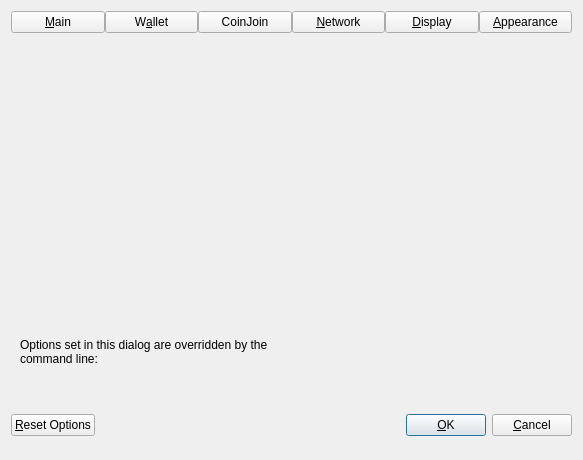
<?xml version="1.0" encoding="UTF-8"?>
<ui version="4.0">
 <class>OptionsDialog</class>
 <widget class="QDialog" name="OptionsDialog">
  <property name="geometry">
   <rect>
    <x>0</x>
    <y>0</y>
    <width>583</width>
    <height>420</height>
   </rect>
  </property>
  <property name="sizePolicy">
   <sizepolicy hsizetype="Fixed" vsizetype="Fixed">
    <horstretch>0</horstretch>
    <verstretch>0</verstretch>
   </sizepolicy>
  </property>
  <property name="windowTitle">
   <string>Options</string>
  </property>
  <property name="modal">
   <bool>true</bool>
  </property>
  <layout class="QVBoxLayout" name="verticalLayout">
   <item>
    <layout class="QHBoxLayout" name="horizontalLayout_Buttons_2">
     <property name="spacing">
      <number>0</number>
     </property>
     <property name="topMargin">
      <number>0</number>
     </property>
     <item>
      <widget class="QPushButton" name="btnMain">
       <property name="text">
        <string>&amp;Main</string>
       </property>
       <property name="checkable">
        <bool>true</bool>
       </property>
      </widget>
     </item>
     <item>
      <widget class="QPushButton" name="btnWallet">
       <property name="text">
        <string>W&amp;allet</string>
       </property>
       <property name="checkable">
        <bool>true</bool>
       </property>
      </widget>
     </item>
     <item>
      <widget class="QPushButton" name="btnCoinJoin">
       <property name="text">
        <string notr="true">CoinJoin</string>
       </property>
       <property name="checkable">
        <bool>true</bool>
       </property>
      </widget>
     </item>
     <item>
      <widget class="QPushButton" name="btnNetwork">
       <property name="text">
        <string>&amp;Network</string>
       </property>
       <property name="checkable">
        <bool>true</bool>
       </property>
      </widget>
     </item>
     <item>
      <widget class="QPushButton" name="btnDisplay">
       <property name="text">
        <string>&amp;Display</string>
       </property>
       <property name="checkable">
        <bool>true</bool>
       </property>
      </widget>
     </item>
     <item>
      <widget class="QPushButton" name="btnAppearance">
       <property name="text">
        <string>&amp;Appearance</string>
       </property>
       <property name="checkable">
        <bool>true</bool>
       </property>
      </widget>
     </item>
    </layout>
   </item>
   <item>
    <widget class="QStackedWidget" name="stackedWidgetOptions">
     <property name="minimumSize">
      <size>
       <width>0</width>
       <height>0</height>
      </size>
     </property>
     <property name="currentIndex">
      <number>5</number>
     </property>
     <widget class="QWidget" name="pageMain">
      <layout class="QVBoxLayout" name="verticalLayout_Main">
       <item>
        <widget class="QCheckBox" name="bitcoinAtStartup">
         <property name="toolTip">
          <string>Automatically start %1 after logging in to the system.</string>
         </property>
         <property name="text">
          <string>&amp;Start %1 on system login</string>
         </property>
        </widget>
       </item>
       <item>
        <spacer name="horizontalSpacer_0_Main">
         <property name="orientation">
          <enum>Qt::Horizontal</enum>
         </property>
         <property name="sizeHint" stdset="0">
          <size>
           <width>40</width>
           <height>5</height>
          </size>
         </property>
        </spacer>
       </item>
       <item>
        <widget class="QCheckBox" name="showTrayIcon">
         <property name="toolTip">
          <string>Show the icon in the system tray.</string>
         </property>
         <property name="text">
          <string>&amp;Show tray icon</string>
         </property>
         <property name="checked">
          <bool>true</bool>
         </property>
        </widget>
       </item>
       <item>
        <widget class="QCheckBox" name="minimizeToTray">
         <property name="toolTip">
          <string>Show only a tray icon after minimizing the window.</string>
         </property>
         <property name="text">
          <string>&amp;Minimize to the tray instead of the taskbar</string>
         </property>
        </widget>
       </item>
       <item>
        <widget class="QCheckBox" name="minimizeOnClose">
         <property name="toolTip">
          <string>Minimize instead of exit the application when the window is closed. When this option is enabled, the application will be closed only after selecting Exit in the menu.</string>
         </property>
         <property name="text">
          <string>M&amp;inimize on close</string>
         </property>
        </widget>
       </item>
       <item>
        <layout class="QHBoxLayout" name="horizontalLayout_Main_Prune">
         <item>
          <widget class="QCheckBox" name="prune">
           <property name="toolTip">
            <string>Enabling pruning significantly reduces the disk space required to store transactions. All blocks are still fully validated. Reverting this setting requires re-downloading the entire blockchain.</string>
           </property>
           <property name="text">
            <string>Prune &amp;block storage to</string>
           </property>
          </widget>
         </item>
         <item>
          <widget class="QSpinBox" name="pruneSize"/>
         </item>
         <item>
          <widget class="QLabel" name="pruneSizeUnitLabel">
           <property name="text">
            <string>GB</string>
           </property>
           <property name="textFormat">
            <enum>Qt::PlainText</enum>
           </property>
          </widget>
         </item>
         <item>
          <spacer name="horizontalSpacer_Main_Prune">
           <property name="orientation">
            <enum>Qt::Horizontal</enum>
           </property>
           <property name="sizeHint" stdset="0">
            <size>
             <width>40</width>
             <height>20</height>
            </size>
           </property>
          </spacer>
         </item>
        </layout>
       </item>
       <item>
        <widget class="QLabel" name="pruneWarning">
         <property name="text">
          <string>Reverting this setting requires re-downloading the entire blockchain.</string>
         </property>
         <property name="textFormat">
          <enum>Qt::PlainText</enum>
         </property>
        </widget>
       </item>
       <item>
        <layout class="QHBoxLayout" name="horizontalLayout_2_Main">
         <item>
          <widget class="QLabel" name="databaseCacheLabel">
           <property name="toolTip">
            <string extracomment="Tooltip text for Options window setting that sets the size of the database cache. Explains the corresponding effects of increasing/decreasing this value.">Maximum database cache size. A larger cache can contribute to faster sync, after which the benefit is less pronounced for most use cases. Lowering the cache size will reduce memory usage. Unused mempool memory is shared for this cache.</string>
           </property>
           <property name="text">
            <string>Size of &amp;database cache</string>
           </property>
           <property name="textFormat">
            <enum>Qt::PlainText</enum>
           </property>
           <property name="buddy">
            <cstring>databaseCache</cstring>
           </property>
          </widget>
         </item>
         <item>
          <widget class="QSpinBox" name="databaseCache"/>
         </item>
         <item>
          <widget class="QLabel" name="databaseCacheUnitLabel">
           <property name="text">
            <string>MiB</string>
           </property>
           <property name="textFormat">
            <enum>Qt::PlainText</enum>
           </property>
          </widget>
         </item>
         <item>
          <spacer name="horizontalSpacer_2_Main">
           <property name="orientation">
            <enum>Qt::Horizontal</enum>
           </property>
           <property name="sizeHint" stdset="0">
            <size>
             <width>40</width>
             <height>20</height>
            </size>
           </property>
          </spacer>
         </item>
        </layout>
       </item>
       <item>
        <layout class="QHBoxLayout" name="horizontalLayout_Main_VerifyLabel">
         <item>
          <widget class="QLabel" name="threadsScriptVerifLabel">
           <property name="toolTip">
            <string extracomment="Tooltip text for Options window setting that sets the number of script verification threads. Explains that negative values mean to leave these many cores free to the system.">Set the number of script verification threads. Negative values correspond to the number of cores you want to leave free to the system.</string>
           </property>
           <property name="text">
            <string>Number of script &amp;verification threads</string>
           </property>
           <property name="textFormat">
            <enum>Qt::PlainText</enum>
           </property>
           <property name="buddy">
            <cstring>threadsScriptVerif</cstring>
           </property>
          </widget>
         </item>
         <item>
          <widget class="QSpinBox" name="threadsScriptVerif">
           <property name="toolTip">
            <string>(0 = auto, &lt;0 = leave that many cores free)</string>
           </property>
          </widget>
         </item>
         <item>
          <spacer name="horizontalSpacer_Main_Threads">
           <property name="orientation">
            <enum>Qt::Horizontal</enum>
           </property>
           <property name="sizeHint" stdset="0">
            <size>
             <width>40</width>
             <height>40</height>
            </size>
           </property>
          </spacer>
         </item>
        </layout>
       </item>
       <item>
        <widget class="QCheckBox" name="enableServer">
         <property name="toolTip">
          <string extracomment="Tooltip text for Options window setting that enables the RPC server.">This allows you or a third party tool to communicate with the node through command-line and JSON-RPC commands.</string>
         </property>
         <property name="text">
          <string extracomment="An Options window setting to enable the RPC server.">Enable R&amp;PC server</string>
         </property>
        </widget>
       </item>
       <item>
        <spacer name="verticalSpacer_Main">
         <property name="orientation">
          <enum>Qt::Vertical</enum>
         </property>
         <property name="sizeHint" stdset="0">
          <size>
           <width>20</width>
           <height>40</height>
          </size>
         </property>
        </spacer>
       </item>
      </layout>
     </widget>
     <widget class="QWidget" name="pageWallet">
      <layout class="QVBoxLayout" name="verticalLayout_Wallet">
       <item>
        <layout class="QVBoxLayout" name="verticalLayout_2">
         <item>
          <widget class="QCheckBox" name="subFeeFromAmount">
           <property name="toolTip">
            <string extracomment="Tooltip text for Options window setting that sets subtracting the fee from a sending amount as default.">Whether to set subtract fee from amount as default or not.</string>
           </property>
           <property name="text">
            <string extracomment="An Options window setting to set subtracting the fee from a sending amount as default.">Subtract &amp;fee from amount by default</string>
           </property>
          </widget>
         </item>
         <item>
          <widget class="QCheckBox" name="coinControlFeatures">
           <property name="toolTip">
            <string>Whether to show coin control features or not.</string>
           </property>
           <property name="text">
            <string>Enable coin &amp;control features</string>
           </property>
          </widget>
         </item>
         <item>
          <widget class="QCheckBox" name="m_enable_psbt_controls">
           <property name="text">
            <string extracomment="An options window setting to enable PSBT controls.">Enable &amp;PSBT controls</string>
           </property>
           <property name="toolTip">
            <string extracomment="Tooltip text for options window setting that enables PSBT controls.">Whether to show PSBT controls.</string>
           </property>
          </widget>
         </item>
         <item>
          <widget class="QCheckBox" name="keepChangeAddress">
           <property name="toolTip">
            <string>Whether to keep the specified custom change address or not.</string>
           </property>
           <property name="text">
            <string>Keep custom change &amp;address</string>
           </property>
          </widget>
         </item>
         <item>
          <widget class="QCheckBox" name="spendZeroConfChange">
           <property name="toolTip">
            <string>If you disable the spending of unconfirmed change, the change from a transaction&lt;br/&gt;cannot be used until that transaction has at least one confirmation.&lt;br/&gt;This also affects how your balance is computed.</string>
           </property>
           <property name="text">
            <string>&amp;Spend unconfirmed change</string>
           </property>
          </widget>
         </item>
         <item>
          <widget class="QCheckBox" name="coinJoinEnabled">
           <property name="toolTip">
            <string>Show mixing interface on Overview screen and reveal an additional screen which allows to spend fully mixed coins only.&lt;br/&gt;A new tab with more settings will also appear in this dialog, please make sure to check them before mixing your coins.</string>
           </property>
           <property name="text">
            <string notr="true">Enable CoinJoin features</string>
           </property>
          </widget>
         </item>
         <item>
          <widget class="QCheckBox" name="dustProtection">
           <property name="toolTip">
            <string>Automatically lock small incoming transactions from external sources that may be dust attacks. Locked UTXOs will be excluded from coin selection.</string>
           </property>
           <property name="text">
            <string>Enable &amp;dust attack protection</string>
           </property>
          </widget>
         </item>
         <item>
          <layout class="QHBoxLayout" name="horizontalLayoutDustThreshold">
           <item>
            <widget class="QLabel" name="dustThresholdLabel">
             <property name="text">
              <string>Dust threshold:</string>
             </property>
            </widget>
           </item>
           <item>
            <widget class="QSpinBox" name="dustProtectionThreshold">
             <property name="toolTip">
              <string>Transactions with outputs at or below this amount will be considered dust when received from external sources.</string>
             </property>
             <property name="minimum">
              <number>1</number>
             </property>
             <property name="maximum">
              <number>1000000</number>
             </property>
             <property name="value">
              <number>10000</number>
             </property>
            </widget>
           </item>
           <item>
            <widget class="QLabel" name="dustProtectionThresholdUnitLabel">
             <property name="text">
              <string>unit</string>
             </property>
             <property name="textFormat">
              <enum>Qt::PlainText</enum>
             </property>
            </widget>
           </item>
           <item>
            <spacer name="horizontalSpacerDustThreshold">
             <property name="orientation">
              <enum>Qt::Horizontal</enum>
             </property>
             <property name="sizeHint" stdset="0">
              <size>
               <width>40</width>
               <height>20</height>
              </size>
             </property>
            </spacer>
           </item>
          </layout>
         </item>
        </layout>
       </item>
       <item>
        <widget class="QGroupBox" name="groupBoxHww">
         <property name="title">
          <string>External Signer (e.g. hardware wallet)</string>
         </property>
         <layout class="QVBoxLayout" name="verticalLayoutHww">
           <item>
            <layout class="QHBoxLayout" name="horizontalLayoutHww">
             <item>
              <widget class="QLabel" name="externalSignerPathLabel">
               <property name="text">
                <string>&amp;External signer script path</string>
               </property>
               <property name="buddy">
                <cstring>externalSignerPath</cstring>
               </property>
              </widget>
             </item>
             <item>
              <widget class="QLineEdit" name="externalSignerPath">
                <property name="toolTip">
                  <string>Full path to a %1 compatible script (e.g. C:\Downloads\hwi.exe or /Users/you/Downloads/hwi.py). Beware: malware can steal your coins!</string>
                </property>
              </widget>
             </item>
            </layout>
           </item>
         </layout>
        </widget>
       </item>
       <item>
        <spacer name="verticalSpacer_Wallet">
         <property name="orientation">
          <enum>Qt::Vertical</enum>
         </property>
         <property name="sizeHint" stdset="0">
          <size>
           <width>20</width>
           <height>40</height>
          </size>
         </property>
        </spacer>
       </item>
      </layout>
     </widget>
     <widget class="QWidget" name="pageCoinJoin">
      <layout class="QVBoxLayout" name="verticalLayout_4">
       <item>
        <widget class="QCheckBox" name="showAdvancedCJUI">
         <property name="toolTip">
          <string>Show additional information and buttons on overview screen.</string>
         </property>
         <property name="text">
          <string>Enable advanced interface</string>
         </property>
        </widget>
       </item>
       <item>
        <widget class="QCheckBox" name="showCoinJoinPopups">
         <property name="toolTip">
          <string>Show system popups for mixing transactions&lt;br/&gt;just like for all other transaction types.</string>
         </property>
         <property name="text">
          <string>Show popups for mixing transactions</string>
         </property>
        </widget>
       </item>
       <item>
        <widget class="QCheckBox" name="lowKeysWarning">
         <property name="toolTip">
          <string>Show warning dialog when the wallet has very low number of keys left.</string>
         </property>
         <property name="text">
          <string>Warn if the wallet is running out of keys</string>
         </property>
        </widget>
       </item>
       <item>
        <widget class="QCheckBox" name="coinJoinMultiSession">
         <property name="toolTip">
          <string>Whether to use experimental mode with multiple mixing sessions per block.&lt;br/&gt;Note: You must use this feature carefully.&lt;br/&gt;Make sure you always have recent wallet (auto)backup in a safe place!</string>
         </property>
         <property name="text">
          <string>Enable &amp;multi-session</string>
         </property>
        </widget>
       </item>
       <item>
        <layout class="QGridLayout">
         <item row="0" column="0">
          <widget class="QLabel" name="lblCoinJoinSessionsText">
           <property name="toolTip">
            <string>Use this many separate masternodes in parallel to mix funds.&lt;br/&gt;Note: You must use this feature carefully.&lt;br/&gt;Make sure you always have recent wallet (auto)backup in a safe place!</string>
           </property>
           <property name="text">
            <string>Parallel sessions</string>
           </property>
          </widget>
         </item>
         <item row="0" column="1">
          <widget class="QSpinBox" name="coinJoinSessions">
           <property name="minimum">
            <number>1</number>
           </property>
           <property name="maximum">
            <number>10</number>
           </property>
           <property name="value">
            <number>4</number>
           </property>
          </widget>
         </item>
         <item row="1" column="0">
          <widget class="QLabel" name="lblCoinJoinRoundsText">
           <property name="toolTip">
            <string>This setting determines the amount of individual masternodes that an input will be mixed through.&lt;br/&gt;More rounds of mixing gives a higher degree of privacy, but also costs more in fees.</string>
           </property>
           <property name="text">
            <string>Mixing rounds</string>
           </property>
          </widget>
         </item>
         <item row="1" column="1">
          <widget class="QSpinBox" name="coinJoinRounds">
           <property name="minimum">
            <number>2</number>
           </property>
           <property name="maximum">
            <number>16</number>
           </property>
           <property name="value">
            <number>4</number>
           </property>
          </widget>
         </item>
         <item row="2" column="0">
          <widget class="QLabel" name="lblCoinJoinAmountText">
           <property name="toolTip">
            <string>This amount acts as a threshold to turn off mixing once it's reached.</string>
           </property>
           <property name="statusTip">
            <string notr="true"/>
           </property>
           <property name="whatsThis">
            <string notr="true"/>
           </property>
           <property name="accessibleName">
            <string notr="true"/>
           </property>
           <property name="accessibleDescription">
            <string notr="true"/>
           </property>
           <property name="text">
            <string>Target balance</string>
           </property>
          </widget>
         </item>
         <item row="2" column="1">
          <widget class="QSpinBox" name="coinJoinAmount">
           <property name="minimum">
            <number>2</number>
           </property>
           <property name="maximum">
            <number>21000000</number>
           </property>
           <property name="singleStep">
            <number>10</number>
           </property>
           <property name="value">
            <number>1000</number>
           </property>
          </widget>
         </item>
         <item row="3" column="0">
          <widget class="QLabel" name="lblCoinJoinDenoms">
           <property name="toolTip">
            <string>How many inputs of each denominated amount are created.&lt;br/&gt;Lower these numbers if you want fewer smaller denominations.</string>
           </property>
           <property name="text">
            <string>Inputs per denomination</string>
           </property>
          </widget>
         </item>
         <item row="3" column="1">
          <layout class="QHBoxLayout">
           <item>
            <layout class="QVBoxLayout">
             <item>
              <widget class="QLabel" name="lblCoinJoinDenomsTarget">
               <property name="toolTip">
                <string>Try to create at least this many inputs for each denominated amount.&lt;br/&gt;Lower this number if you want fewer smaller denominations.</string>
               </property>
               <property name="text">
                <string>Target</string>
               </property>
              </widget>
             </item>
             <item>
              <widget class="QSpinBox" name="coinJoinDenomsGoal">
               <property name="minimum">
                <number>10</number>
               </property>
               <property name="maximum">
                <number>100000</number>
               </property>
               <property name="singleStep">
                <number>10</number>
               </property>
               <property name="value">
                <number>50</number>
               </property>
              </widget>
             </item>
            </layout>
           </item>
           <item>
            <layout class="QVBoxLayout">
             <item>
              <widget class="QLabel" name="lblCoinJoinDenomsMaximum">
               <property name="toolTip">
                <string>Create up to this many inputs for each denominated amount.&lt;br/&gt;Lower this number if you want fewer smaller denominations.</string>
               </property>
               <property name="text">
                <string>Maximum</string>
               </property>
              </widget>
             </item>
             <item>
              <widget class="QSpinBox" name="coinJoinDenomsHardCap">
               <property name="minimum">
                <number>10</number>
               </property>
               <property name="maximum">
                <number>100000</number>
               </property>
               <property name="singleStep">
                <number>10</number>
               </property>
               <property name="value">
                <number>300</number>
               </property>
              </widget>
             </item>
            </layout>
           </item>
          </layout>
         </item>
        </layout>
       </item>
       <item>
        <spacer name="verticalSpacerPS">
         <property name="orientation">
          <enum>Qt::Vertical</enum>
         </property>
         <property name="sizeHint" stdset="0">
          <size>
           <width>20</width>
           <height>40</height>
          </size>
         </property>
        </spacer>
       </item>
      </layout>
     </widget>
     <widget class="QWidget" name="pageNetwork">
      <layout class="QVBoxLayout" name="verticalLayout_Network">
       <item>
        <widget class="QCheckBox" name="mapPortUpnp">
         <property name="toolTip">
          <string>Automatically open the Cosanta Core client port on the router. This only works when your router supports UPnP and it is enabled.</string>
         </property>
         <property name="text">
          <string>Map port using &amp;UPnP</string>
         </property>
        </widget>
       </item>
       <item>
        <widget class="QCheckBox" name="mapPortNatpmp">
         <property name="toolTip">
          <string>Automatically open the Cosanta Core client port on the router. This only works when your router supports NAT-PMP and it is enabled. The external port could be random.</string>
         </property>
         <property name="text">
          <string>Map port using NA&amp;T-PMP</string>
         </property>
        </widget>
       </item>
       <item>
        <widget class="QCheckBox" name="allowIncoming">
         <property name="toolTip">
          <string>Accept connections from outside.</string>
         </property>
         <property name="text">
          <string>Allow incomin&amp;g connections</string>
         </property>
        </widget>
       </item>
       <item>
        <widget class="QCheckBox" name="connectSocks">
         <property name="toolTip">
          <string>Connect to the Cosanta network through a SOCKS5 proxy.</string>
         </property>
         <property name="text">
          <string>&amp;Connect through SOCKS5 proxy (default proxy):</string>
         </property>
        </widget>
       </item>
       <item>
        <layout class="QHBoxLayout" name="horizontalLayout_1_Network">
         <item>
          <widget class="QLabel" name="proxyIpLabel">
           <property name="text">
            <string>Proxy &amp;IP:</string>
           </property>
           <property name="textFormat">
            <enum>Qt::PlainText</enum>
           </property>
           <property name="buddy">
            <cstring>proxyIp</cstring>
           </property>
          </widget>
         </item>
         <item>
          <widget class="QValidatedLineEdit" name="proxyIp">
           <property name="minimumSize">
            <size>
             <width>140</width>
             <height>0</height>
            </size>
           </property>
           <property name="maximumSize">
            <size>
             <width>140</width>
             <height>16777215</height>
            </size>
           </property>
           <property name="toolTip">
            <string>IP address of the proxy (e.g. IPv4: 127.0.0.1 / IPv6: ::1)</string>
           </property>
          </widget>
         </item>
         <item>
          <widget class="QLabel" name="proxyPortLabel">
           <property name="text">
            <string>&amp;Port:</string>
           </property>
           <property name="textFormat">
            <enum>Qt::PlainText</enum>
           </property>
           <property name="buddy">
            <cstring>proxyPort</cstring>
           </property>
          </widget>
         </item>
         <item>
          <widget class="QLineEdit" name="proxyPort">
           <property name="minimumSize">
            <size>
             <width>60</width>
             <height>0</height>
            </size>
           </property>
           <property name="maximumSize">
            <size>
             <width>60</width>
             <height>16777215</height>
            </size>
           </property>
           <property name="toolTip">
            <string>Port of the proxy (e.g. 9050)</string>
           </property>
          </widget>
         </item>
         <item>
          <spacer name="horizontalSpacer_1_Network">
           <property name="orientation">
            <enum>Qt::Horizontal</enum>
           </property>
           <property name="sizeHint" stdset="0">
            <size>
             <width>40</width>
             <height>20</height>
            </size>
           </property>
          </spacer>
         </item>
        </layout>
       </item>
       <item>
        <layout class="QHBoxLayout" name="horizontalLayout_2_Network">
         <item>
          <widget class="QLabel" name="proxyActiveNets">
           <property name="text">
            <string>Used for reaching peers via:</string>
           </property>
           <property name="textFormat">
            <enum>Qt::PlainText</enum>
           </property>
          </widget>
         </item>
         <item>
          <widget class="QCheckBox" name="proxyReachIPv4">
           <property name="enabled">
            <bool>false</bool>
           </property>
           <property name="toolTip">
            <string>Shows if the supplied default SOCKS5 proxy is used to reach peers via this network type.</string>
           </property>
           <property name="text">
            <string>IPv4</string>
           </property>
          </widget>
         </item>
         <item>
          <widget class="QCheckBox" name="proxyReachIPv6">
           <property name="enabled">
            <bool>false</bool>
           </property>
           <property name="toolTip">
            <string>Shows if the supplied default SOCKS5 proxy is used to reach peers via this network type.</string>
           </property>
           <property name="text">
            <string>IPv6</string>
           </property>
          </widget>
         </item>
         <item>
          <widget class="QCheckBox" name="proxyReachTor">
           <property name="enabled">
            <bool>false</bool>
           </property>
           <property name="toolTip">
            <string>Shows if the supplied default SOCKS5 proxy is used to reach peers via this network type.</string>
           </property>
           <property name="text">
            <string>Tor</string>
           </property>
          </widget>
         </item>
         <item>
          <spacer name="horizontalSpacer_2_Network">
           <property name="orientation">
            <enum>Qt::Horizontal</enum>
           </property>
           <property name="sizeHint" stdset="0">
            <size>
             <width>40</width>
             <height>20</height>
            </size>
           </property>
          </spacer>
         </item>
        </layout>
       </item>
       <item>
        <widget class="QCheckBox" name="connectSocksTor">
         <property name="toolTip">
          <string>Connect to the Cosanta network through a separate SOCKS5 proxy for Tor onion services.</string>
         </property>
         <property name="text">
          <string>Use separate SOCKS&amp;5 proxy to reach peers via Tor onion services:</string>
         </property>
        </widget>
       </item>
       <item>
        <layout class="QHBoxLayout" name="horizontalLayout_3_Network">
         <item>
          <widget class="QLabel" name="proxyIpTorLabel">
           <property name="text">
            <string>Proxy &amp;IP:</string>
           </property>
           <property name="textFormat">
            <enum>Qt::PlainText</enum>
           </property>
           <property name="buddy">
            <cstring>proxyIpTor</cstring>
           </property>
          </widget>
         </item>
         <item>
          <widget class="QValidatedLineEdit" name="proxyIpTor">
           <property name="minimumSize">
            <size>
             <width>140</width>
             <height>0</height>
            </size>
           </property>
           <property name="maximumSize">
            <size>
             <width>140</width>
             <height>16777215</height>
            </size>
           </property>
           <property name="toolTip">
            <string>IP address of the proxy (e.g. IPv4: 127.0.0.1 / IPv6: ::1)</string>
           </property>
          </widget>
         </item>
         <item>
          <widget class="QLabel" name="proxyPortTorLabel">
           <property name="text">
            <string>&amp;Port:</string>
           </property>
           <property name="textFormat">
            <enum>Qt::PlainText</enum>
           </property>
           <property name="buddy">
            <cstring>proxyPortTor</cstring>
           </property>
          </widget>
         </item>
         <item>
          <widget class="QLineEdit" name="proxyPortTor">
           <property name="minimumSize">
            <size>
             <width>60</width>
             <height>0</height>
            </size>
           </property>
           <property name="maximumSize">
            <size>
             <width>60</width>
             <height>16777215</height>
            </size>
           </property>
           <property name="toolTip">
            <string>Port of the proxy (e.g. 9050)</string>
           </property>
          </widget>
         </item>
         <item>
          <spacer name="horizontalSpacer_4_Network">
           <property name="orientation">
            <enum>Qt::Horizontal</enum>
           </property>
           <property name="sizeHint" stdset="0">
            <size>
             <width>40</width>
             <height>20</height>
            </size>
           </property>
          </spacer>
         </item>
        </layout>
       </item>
       <item>
        <spacer name="verticalSpacer_Network">
         <property name="orientation">
          <enum>Qt::Vertical</enum>
         </property>
         <property name="sizeHint" stdset="0">
          <size>
           <width>20</width>
           <height>40</height>
          </size>
         </property>
        </spacer>
       </item>
      </layout>
     </widget>
     <widget class="QWidget" name="pageDisplay">
      <layout class="QVBoxLayout" name="verticalLayout_Display">
       <item>
        <layout class="QHBoxLayout" name="horizontalLayout_1_Display">
         <item>
          <widget class="QLabel" name="langLabel">
           <property name="text">
            <string>User Interface &amp;language:</string>
           </property>
           <property name="textFormat">
            <enum>Qt::PlainText</enum>
           </property>
           <property name="buddy">
            <cstring>lang</cstring>
           </property>
          </widget>
         </item>
         <item>
          <widget class="QValueComboBox" name="lang">
           <property name="toolTip">
            <string>The user interface language can be set here. This setting will take effect after restarting %1.</string>
           </property>
          </widget>
         </item>
        </layout>
       </item>
       <item>
        <widget class="Line" name="line">
         <property name="orientation">
          <enum>Qt::Horizontal</enum>
         </property>
        </widget>
       </item>
       <item>
        <widget class="QCheckBox" name="showMasternodesTab">
         <property name="toolTip">
          <string>Show additional tab listing all your masternodes in first sub-tab&lt;br/&gt;and all masternodes on the network in second sub-tab.</string>
         </property>
         <property name="text">
          <string>Show Masternodes Tab</string>
         </property>
        </widget>
       </item>
       <item>
        <widget class="QCheckBox" name="showGovernanceTab">
         <property name="toolTip">
          <string>Show additional tab listing governance proposals.</string>
         </property>
         <property name="text">
          <string>Show Governance Tab</string>
         </property>
        </widget>
       </item>
       <item>
        <layout class="QHBoxLayout" name="horizontalLayout_govCycleIcon">
         <item>
          <spacer name="govCycleIconIndent">
           <property name="orientation">
            <enum>Qt::Horizontal</enum>
           </property>
           <property name="sizeType">
            <enum>QSizePolicy::Fixed</enum>
           </property>
           <property name="sizeHint" stdset="0">
            <size>
             <width>18</width>
             <height>0</height>
            </size>
           </property>
          </spacer>
         </item>
         <item>
          <widget class="QCheckBox" name="showGovernanceCycleIcon">
           <property name="enabled">
            <bool>false</bool>
           </property>
           <property name="toolTip">
            <string>Show the governance clock in the status bar.</string>
           </property>
           <property name="text">
            <string>Show governance clock</string>
           </property>
          </widget>
         </item>
        </layout>
       </item>
       <item>
        <layout class="QHBoxLayout" name="horizontalLayout_2_Display">
         <item>
          <widget class="QLabel" name="unitLabel">
           <property name="text">
            <string>&amp;Unit to show amounts in:</string>
           </property>
           <property name="textFormat">
            <enum>Qt::PlainText</enum>
           </property>
           <property name="buddy">
            <cstring>unit</cstring>
           </property>
          </widget>
         </item>
         <item>
          <widget class="QValueComboBox" name="unit">
           <property name="toolTip">
            <string>Choose the default subdivision unit to show in the interface and when sending coins.</string>
           </property>
          </widget>
         </item>
        </layout>
       </item>
       <item>
        <layout class="QHBoxLayout" name="horizontalLayout_5_Display">
         <item>
          <widget class="QLabel" name="digitsLabel">
           <property name="text">
            <string>Decimal digits</string>
           </property>
          </widget>
         </item>
         <item>
          <widget class="QValueComboBox" name="digits"/>
         </item>
        </layout>
       </item>
       <item>
        <layout class="QHBoxLayout" name="horizontalLayout_3_Display">
         <item>
          <widget class="QLabel" name="thirdPartyTxUrlsLabel">
           <property name="toolTip">
            <string>Third-party URLs (e.g. a block explorer) that appear in the transactions tab as context menu items.&lt;br/&gt;%s in the URL is replaced by transaction hash. Multiple URLs are separated by vertical bar |.</string>
           </property>
           <property name="text">
            <string>&amp;Third-party transaction URLs</string>
           </property>
           <property name="buddy">
            <cstring>thirdPartyTxUrls</cstring>
           </property>
          </widget>
         </item>
         <item>
          <widget class="QLineEdit" name="thirdPartyTxUrls">
           <property name="toolTip">
            <string>Third-party URLs (e.g. a block explorer) that appear in the transactions tab as context menu items.&lt;br/&gt;%s in the URL is replaced by transaction hash. Multiple URLs are separated by vertical bar |.</string>
           </property>
           <property name="placeholderText">
            <string notr="true">https://example.com/tx/%s</string>
           </property>
          </widget>
         </item>
        </layout>
       </item>
       <item>
        <spacer name="verticalSpacer">
         <property name="orientation">
          <enum>Qt::Vertical</enum>
         </property>
         <property name="sizeHint" stdset="0">
          <size>
           <width>20</width>
           <height>40</height>
          </size>
         </property>
        </spacer>
       </item>
      </layout>
     </widget>
     <widget class="QWidget" name="pageAppearance">
      <layout class="QVBoxLayout" name="verticalLayout_3">
       <item>
        <widget class="QWidget" name="widgetAppearance" native="true"/>
       </item>
       <item>
        <spacer name="verticalSpacer_2">
         <property name="orientation">
          <enum>Qt::Vertical</enum>
         </property>
         <property name="sizeHint" stdset="0">
          <size>
           <width>20</width>
           <height>40</height>
          </size>
         </property>
        </spacer>
       </item>
      </layout>
     </widget>
    </widget>
   </item>
   <item>
    <widget class="QFrame" name="frame">
     <layout class="QVBoxLayout" name="verticalLayout_Bottom">
      <item>
       <layout class="QHBoxLayout" name="horizontalLayout_Bottom">
        <item>
         <widget class="QLabel" name="overriddenByCommandLineInfoLabel">
          <property name="text">
           <string>Options set in this dialog are overridden by the command line:</string>
          </property>
          <property name="textFormat">
           <enum>Qt::PlainText</enum>
          </property>
          <property name="wordWrap">
           <bool>true</bool>
          </property>
         </widget>
        </item>
        <item>
         <spacer name="horizontalSpacer_Bottom">
          <property name="orientation">
           <enum>Qt::Horizontal</enum>
          </property>
          <property name="sizeHint" stdset="0">
           <size>
            <width>40</width>
            <height>20</height>
           </size>
          </property>
         </spacer>
        </item>
       </layout>
      </item>
      <item>
       <widget class="QLabel" name="overriddenByCommandLineLabel">
        <property name="text">
         <string/>
        </property>
        <property name="textFormat">
         <enum>Qt::PlainText</enum>
        </property>
        <property name="wordWrap">
         <bool>true</bool>
        </property>
       </widget>
      </item>
     </layout>
    </widget>
   </item>
   <item>
    <layout class="QHBoxLayout" name="horizontalLayout_Buttons">
     <item>
      <widget class="QPushButton" name="resetButton">
       <property name="toolTip">
        <string>Reset all client options to default.</string>
       </property>
       <property name="text">
        <string>&amp;Reset Options</string>
       </property>
       <property name="autoDefault">
        <bool>false</bool>
       </property>
      </widget>
     </item>
     <item>
      <spacer name="horizontalSpacer_1">
       <property name="orientation">
        <enum>Qt::Horizontal</enum>
       </property>
       <property name="sizeHint" stdset="0">
        <size>
         <width>40</width>
         <height>48</height>
        </size>
       </property>
      </spacer>
     </item>
     <item>
      <widget class="QLabel" name="statusLabel">
       <property name="minimumSize">
        <size>
         <width>200</width>
         <height>0</height>
        </size>
       </property>
       <property name="text">
        <string/>
       </property>
       <property name="textFormat">
        <enum>Qt::PlainText</enum>
       </property>
       <property name="wordWrap">
        <bool>true</bool>
       </property>
      </widget>
     </item>
     <item>
      <spacer name="horizontalSpacer_2">
       <property name="orientation">
        <enum>Qt::Horizontal</enum>
       </property>
       <property name="sizeHint" stdset="0">
        <size>
         <width>40</width>
         <height>48</height>
        </size>
       </property>
      </spacer>
     </item>
     <item>
      <widget class="QPushButton" name="okButton">
       <property name="text">
        <string>&amp;OK</string>
       </property>
       <property name="autoDefault">
        <bool>false</bool>
       </property>
       <property name="default">
        <bool>true</bool>
       </property>
      </widget>
     </item>
     <item>
      <widget class="QPushButton" name="cancelButton">
       <property name="text">
        <string>&amp;Cancel</string>
       </property>
       <property name="autoDefault">
        <bool>false</bool>
       </property>
      </widget>
     </item>
    </layout>
   </item>
  </layout>
 </widget>
 <customwidgets>
  <customwidget>
   <class>QValidatedLineEdit</class>
   <extends>QLineEdit</extends>
   <header>qt/qvalidatedlineedit.h</header>
  </customwidget>
  <customwidget>
   <class>QValueComboBox</class>
   <extends>QComboBox</extends>
   <header>qt/qvaluecombobox.h</header>
  </customwidget>
 </customwidgets>
 <resources/>
 <connections/>
</ui>
